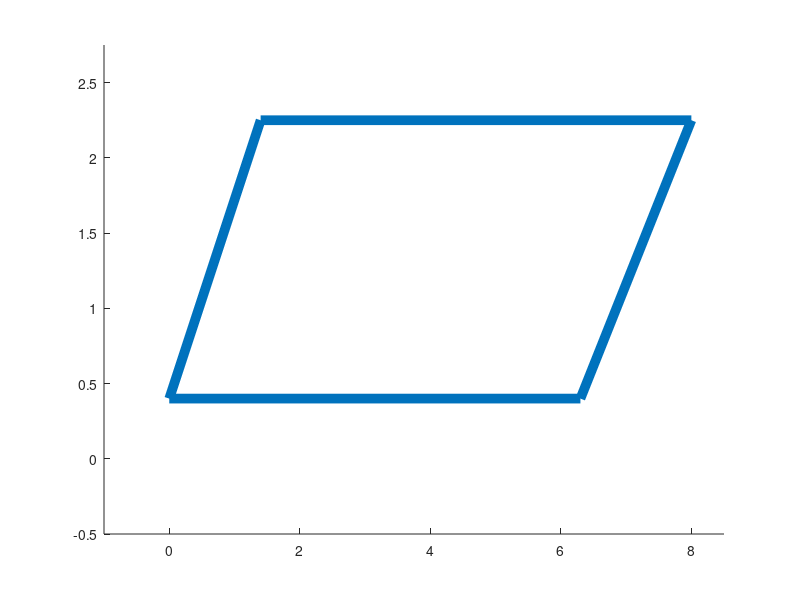

Here is the MATLAB script that generated this plot:
% aircraft drawing example

l_fus = 8;
width_fus = 1.6;
height_fus = 1.85;

pilot_cabin_length = 1.4;

tailcone_length = 1.7;

seat_length = 0.4;
seat_heigth = 1.25;

seat_pilot = 1.4;
seat_row1 = 2.5;
seat_row2 = 3.5;

lg_extended = 0.4; 

wing_pos = "top"
wing_pos = lg_extended + height_fus + 0.1
x_lemac = 2.5; % <--- IMPORTANT



line([0, l_fus-tailcone_length], [lg_extended, lg_extended], "LineWidth", 7); % bottom of fuselage
line([pilot_cabin_length, l_fus], ...
    [lg_extended + height_fus, lg_extended + height_fus], "LineWidth", 7); % top of fuselage
line([0, pilot_cabin_length], [lg_extended, lg_extended + height_fus ], "LineWidth", 7); % front diag of fuselage
line([l_fus-tailcone_length, l_fus], [lg_extended,lg_extended + height_fus ], "LineWidth", 7); % back diag of fuselage

xlim([-1, l_fus + 0.5])
ylim([-0.5, lg_extended + height_fus + 0.5])



